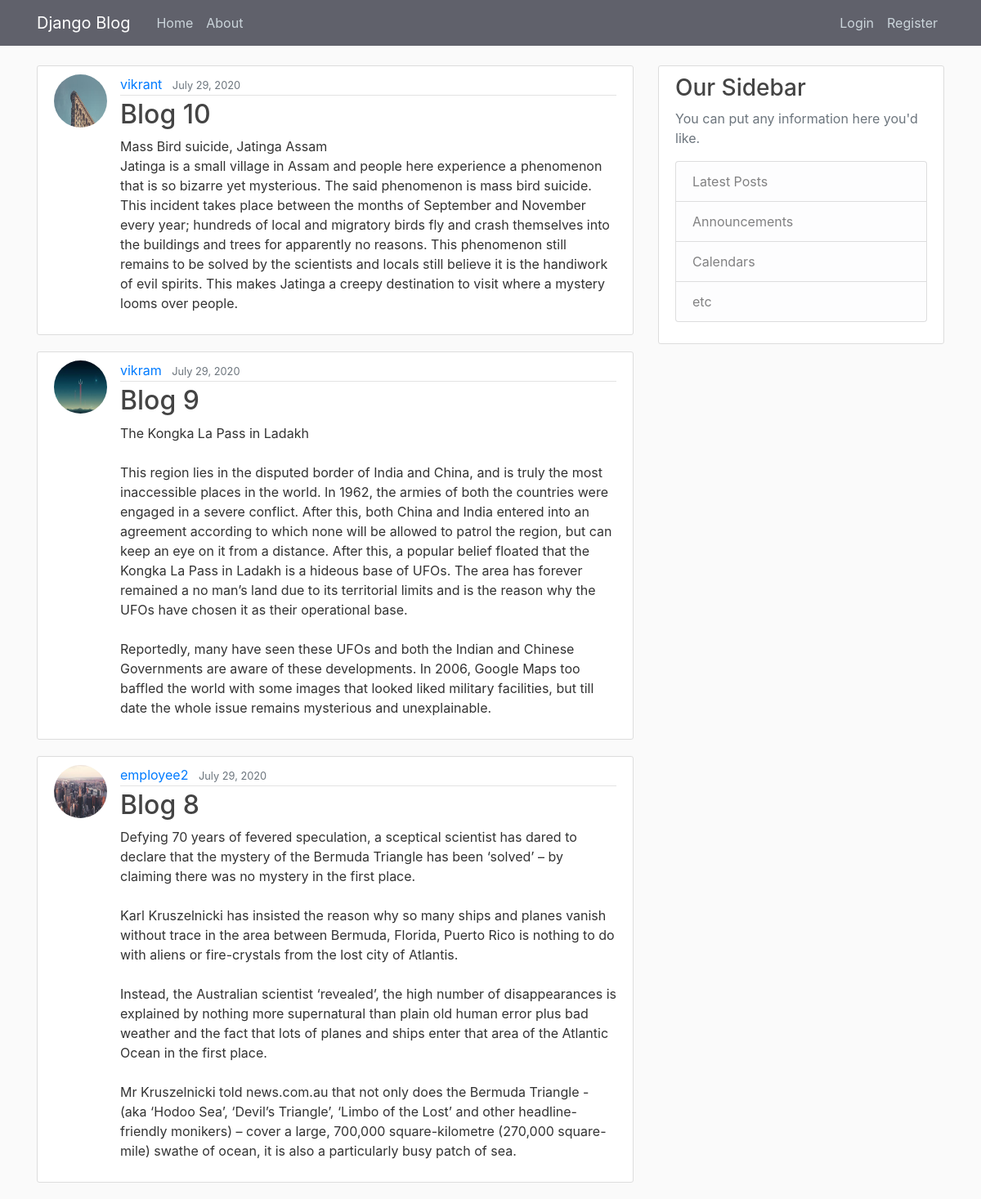
The page / on the database its author committed.
### blog/models.py (models this page shows, shortened)
class Post(models.Model):
    title=models.CharField(max_length=100)
    content=models.TextField()
    date=models.DateTimeField(default=timezone.now)
    author=models.ForeignKey(User, on_delete=models.CASCADE)

### users/models.py (models this page shows, shortened)
class Profile(models.Model):
    user=models.OneToOneField(User,on_delete=models.CASCADE)
    image=models.ImageField(default='default.jpg',upload_to='profile_pics')

### blog/views.py (the view)
# urls.py: path('', PostListView.as_view(),name='blog-home'),
class PostListView(ListView):
    model = Post
    template_name = 'blog/home.html'   # <app>/<model>_<viewtype>.html
    context_object_name = 'posts'
    ordering = ['-date']
    paginate_by = 3

### blog/templates/blog/home.html
{% extends 'blog/base.html' %}
{% block content %}
{% for post in posts %}
<article class="media content-section">
    <img class="rounded-circle article-img" src="{{ post.author.profile.image.url }}">
    <div class="media-body">
        <div class="article-metadata">
            <a class="mr-2" href="#">{{ post.author }}</a>
            <small class="text-muted">{{ post.date|date:"F d, Y" }}</small>
        </div>
        <h2><a class="article-title" href="{% url 'post-detail' post.id %}">{{ post.title }}</a></h2>
        <p class="article-content">{{ post.content }}</p>
    </div>
</article>
{% endfor %}
{% endblock content %}

### blog/static/blog/main.css (style rules this page uses)
body { background: #fafafa; color: #333333; margin-top: 5rem; }
h1, h2, h3, h4, h5, h6 { color: #444444; }
.content-section { background: #ffffff; padding: 10px 20px; border: 1px solid #dddddd; border-radius: 3px; margin-bottom: 20px; }
.article-title { color: #444444; }
.article-content { white-space: pre-line; }
.article-img { height: 65px; width: 65px; margin-right: 16px; }
.article-metadata { padding-bottom: 1px; margin-bottom: 4px; border-bottom: 1px solid #e3e3e3 }

### rows shown on the page
Post: author.profile.image (picture), author "vikrant", date "July 29, 2020", title "Blog 10", content "Mass Bird suicide, Jatinga Assam Jatinga is a small village in Assam and people here experience a phenomenon that is so bizarre yet mysterious. The said phenomenon is mass bird suicide. This incident takes place between the months of September and November every year; hundreds of local and migratory birds fly and crash themselves into the buildings and trees for apparently no reasons. This phenomenon still remains to be solved by the scientists and locals still believe it is the handiwork of evil spirits. This makes Jatinga a creepy destination to visit where a mystery looms over people."
Post: author.profile.image (picture), author "vikram", date "July 29, 2020", title "Blog 9", content "The Kongka La Pass in Ladakh This region lies in the disputed border of India and China, and is truly the most inaccessible places in the world. In 1962, the armies of both the countries were engaged in a severe conflict. After this, both China and India entered into an agreement according to which none will be allowed to patrol the region, but can keep an eye on it from a distance. After this, a popular belief floated that the Kongka La Pass in Ladakh is a hideous base of UFOs. The area has forever remained a no man’s land due to its territorial limits and is the reason why the UFOs have chosen it as their operational base. Reportedly, many have seen these UFOs and both the Indian and…"
Post: author.profile.image (picture), author "employee2", date "July 29, 2020", title "Blog 8", content "Defying 70 years of fevered speculation, a sceptical scientist has dared to declare that the mystery of the Bermuda Triangle has been ‘solved’ – by claiming there was no mystery in the first place. Karl Kruszelnicki has insisted the reason why so many ships and planes vanish without trace in the area between Bermuda, Florida, Puerto Rico is nothing to do with aliens or fire-crystals from the lost city of Atlantis. Instead, the Australian scientist ‘revealed’, the high number of disappearances is explained by nothing more supernatural than plain old human error plus bad weather and the fact that lots of planes and ships enter that area of the Atlantic Ocean in the first place. Mr…"
